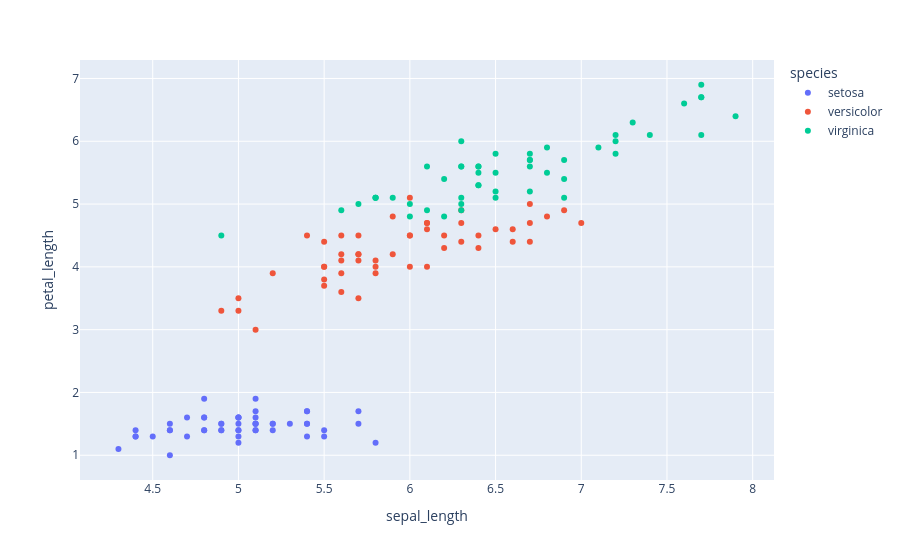

Notebook code for this chart:
### Code cell
# let's use plotly and make plots
iris = sns.load_dataset('iris')
import plotly.express as px
fig = px.scatter(iris, x='sepal_length', y='petal_length', color='species')
fig.show()

### Figure 1 — Plotly figure (JSON) as saved in the notebook; plotly's stock layout.template omitted (floating-point values rounded to 4 significant figures)
{"data": [{"hovertemplate": "species=setosa<br>sepal_length=%{x}<br>petal_length=%{y}<extra></extra>", "legendgroup": "setosa", "marker": {"color": "#636efa", "symbol": "circle"}, "mode": "markers", "name": "setosa", "orientation": "v", "showlegend": true, "type": "scatter", "x": [5.1, 4.9, 4.7, 4.6, 5.0, 5.4, 4.6, 5.0, 4.4, 4.9, 5.4, 4.8, 4.8, 4.3, 5.8, 5.7, 5.4, 5.1, 5.7, 5.1, 5.4, 5.1, 4.6, 5.1, 4.8, 5.0, 5.0, 5.2, 5.2, 4.7, 4.8, 5.4, 5.2, 5.5, 4.9, 5.0, 5.5, 4.9, 4.4, 5.1, 5.0, 4.5, 4.4, 5.0, 5.1, 4.8, 5.1, 4.6, 5.3, 5.0], "xaxis": "x", "y": [1.4, 1.4, 1.3, 1.5, 1.4, 1.7, 1.4, 1.5, 1.4, 1.5, 1.5, 1.6, 1.4, 1.1, 1.2, 1.5, 1.3, 1.4, 1.7, 1.5, 1.7, 1.5, 1.0, 1.7, 1.9, 1.6, 1.6, 1.5, 1.4, 1.6, 1.6, 1.5, 1.5, 1.4, 1.5, 1.2, 1.3, 1.4, 1.3, 1.5, 1.3, 1.3, 1.3, 1.6, 1.9, 1.4, 1.6, 1.4, 1.5, 1.4], "yaxis": "y"}, {"hovertemplate": "species=versicolor<br>sepal_length=%{x}<br>petal_length=%{y}<extra></extra>", "legendgroup": "versicolor", "marker": {"color": "#EF553B", "symbol": "circle"}, "mode": "markers", "name": "versicolor", "orientation": "v", "showlegend": true, "type": "scatter", "x": [7.0, 6.4, 6.9, 5.5, 6.5, 5.7, 6.3, 4.9, 6.6, 5.2, 5.0, 5.9, 6.0, 6.1, 5.6, 6.7, 5.6, 5.8, 6.2, 5.6, 5.9, 6.1, 6.3, 6.1, 6.4, 6.6, 6.8, 6.7, 6.0, 5.7, 5.5, 5.5, 5.8, 6.0, 5.4, 6.0, 6.7, 6.3, 5.6, 5.5, 5.5, 6.1, 5.8, 5.0, 5.6, 5.7, 5.7, 6.2, 5.1, 5.7], "xaxis": "x", "y": [4.7, 4.5, 4.9, 4.0, 4.6, 4.5, 4.7, 3.3, 4.6, 3.9, 3.5, 4.2, 4.0, 4.7, 3.6, 4.4, 4.5, 4.1, 4.5, 3.9, 4.8, 4.0, 4.9, 4.7, 4.3, 4.4, 4.8, 5.0, 4.5, 3.5, 3.8, 3.7, 3.9, 5.1, 4.5, 4.5, 4.7, 4.4, 4.1, 4.0, 4.4, 4.6, 4.0, 3.3, 4.2, 4.2, 4.2, 4.3, 3.0, 4.1], "yaxis": "y"}, {"hovertemplate": "species=virginica<br>sepal_length=%{x}<br>petal_length=%{y}<extra></extra>", "legendgroup": "virginica", "marker": {"color": "#00cc96", "symbol": "circle"}, "mode": "markers", "name": "virginica", "orientation": "v", "showlegend": true, "type": "scatter", "x": [6.3, 5.8, 7.1, 6.3, 6.5, 7.6, 4.9, 7.3, 6.7, 7.2, 6.5, 6.4, 6.8, 5.7, 5.8, 6.4, 6.5, 7.7, 7.7, 6.0, 6.9, 5.6, 7.7, 6.3, 6.7, 7.2, 6.2, 6.1, 6.4, 7.2, 7.4, 7.9, 6.4, 6.3, 6.1, 7.7, 6.3, 6.4, 6.0, 6.9, 6.7, 6.9, 5.8, 6.8, 6.7, 6.7, 6.3, 6.5, 6.2, 5.9], "xaxis": "x", "y": [6.0, 5.1, 5.9, 5.6, 5.8, 6.6, 4.5, 6.3, 5.8, 6.1, 5.1, 5.3, 5.5, 5.0, 5.1, 5.3, 5.5, 6.7, 6.9, 5.0, 5.7, 4.9, 6.7, 4.9, 5.7, 6.0, 4.8, 4.9, 5.6, 5.8, 6.1, 6.4, 5.6, 5.1, 5.6, 6.1, 5.6, 5.5, 4.8, 5.4, 5.6, 5.1, 5.1, 5.9, 5.7, 5.2, 5.0, 5.2, 5.4, 5.1], "yaxis": "y"}], "layout": {"legend": {"title": {"text": "species"}, "tracegroupgap": 0}, "margin": {"t": 60}, "xaxis": {"anchor": "y", "domain": [0, 1], "title": {"text": "sepal_length"}}, "yaxis": {"anchor": "x", "domain": [0, 1], "title": {"text": "petal_length"}}}}
